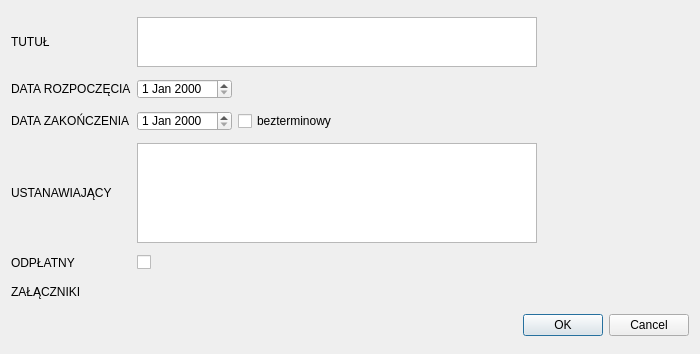
<?xml version="1.0" encoding="UTF-8"?>
<ui version="4.0">
 <class>Dialog</class>
 <widget class="QDialog" name="Dialog">
  <property name="geometry">
   <rect>
    <x>0</x>
    <y>0</y>
    <width>700</width>
    <height>354</height>
   </rect>
  </property>
  <property name="minimumSize">
   <size>
    <width>600</width>
    <height>320</height>
   </size>
  </property>
  <property name="maximumSize">
   <size>
    <width>700</width>
    <height>600</height>
   </size>
  </property>
  <property name="baseSize">
   <size>
    <width>618</width>
    <height>330</height>
   </size>
  </property>
  <property name="windowTitle">
   <string>Dialog</string>
  </property>
  <layout class="QGridLayout" name="gridLayout">
   <item row="0" column="0">
    <widget class="QLabel" name="label">
     <property name="minimumSize">
      <size>
       <width>120</width>
       <height>0</height>
      </size>
     </property>
     <property name="maximumSize">
      <size>
       <width>120</width>
       <height>16777215</height>
      </size>
     </property>
     <property name="font">
      <font>
       <pointsize>9</pointsize>
      </font>
     </property>
     <property name="text">
      <string>TUTUŁ</string>
     </property>
    </widget>
   </item>
   <item row="0" column="1" colspan="2">
    <widget class="QTextEdit" name="textEdit_2">
     <property name="maximumSize">
      <size>
       <width>400</width>
       <height>50</height>
      </size>
     </property>
    </widget>
   </item>
   <item row="1" column="0">
    <widget class="QLabel" name="label_2">
     <property name="minimumSize">
      <size>
       <width>120</width>
       <height>0</height>
      </size>
     </property>
     <property name="maximumSize">
      <size>
       <width>120</width>
       <height>16777215</height>
      </size>
     </property>
     <property name="font">
      <font>
       <pointsize>9</pointsize>
      </font>
     </property>
     <property name="text">
      <string>DATA ROZPOCZĘCIA</string>
     </property>
    </widget>
   </item>
   <item row="1" column="1">
    <widget class="QDateEdit" name="dateEdit">
     <property name="maximumSize">
      <size>
       <width>200</width>
       <height>20</height>
      </size>
     </property>
     <property name="font">
      <font>
       <pointsize>9</pointsize>
      </font>
     </property>
    </widget>
   </item>
   <item row="2" column="0">
    <widget class="QLabel" name="label_3">
     <property name="minimumSize">
      <size>
       <width>120</width>
       <height>0</height>
      </size>
     </property>
     <property name="maximumSize">
      <size>
       <width>120</width>
       <height>16777215</height>
      </size>
     </property>
     <property name="font">
      <font>
       <pointsize>9</pointsize>
      </font>
     </property>
     <property name="text">
      <string>DATA ZAKOŃCZENIA</string>
     </property>
    </widget>
   </item>
   <item row="2" column="1">
    <widget class="QDateEdit" name="dateEdit_2">
     <property name="maximumSize">
      <size>
       <width>200</width>
       <height>20</height>
      </size>
     </property>
     <property name="font">
      <font>
       <pointsize>9</pointsize>
      </font>
     </property>
    </widget>
   </item>
   <item row="2" column="2">
    <widget class="QCheckBox" name="checkBox_2">
     <property name="font">
      <font>
       <pointsize>9</pointsize>
      </font>
     </property>
     <property name="text">
      <string>bezterminowy</string>
     </property>
    </widget>
   </item>
   <item row="3" column="0">
    <widget class="QLabel" name="label_4">
     <property name="minimumSize">
      <size>
       <width>120</width>
       <height>0</height>
      </size>
     </property>
     <property name="maximumSize">
      <size>
       <width>120</width>
       <height>16777215</height>
      </size>
     </property>
     <property name="font">
      <font>
       <pointsize>9</pointsize>
      </font>
     </property>
     <property name="text">
      <string>USTANAWIAJĄCY</string>
     </property>
    </widget>
   </item>
   <item row="3" column="1" colspan="2">
    <widget class="QTextEdit" name="textEdit">
     <property name="minimumSize">
      <size>
       <width>400</width>
       <height>100</height>
      </size>
     </property>
     <property name="maximumSize">
      <size>
       <width>400</width>
       <height>100</height>
      </size>
     </property>
     <property name="font">
      <font>
       <pointsize>9</pointsize>
      </font>
     </property>
    </widget>
   </item>
   <item row="4" column="0">
    <widget class="QLabel" name="label_5">
     <property name="minimumSize">
      <size>
       <width>120</width>
       <height>0</height>
      </size>
     </property>
     <property name="maximumSize">
      <size>
       <width>120</width>
       <height>16777215</height>
      </size>
     </property>
     <property name="font">
      <font>
       <pointsize>9</pointsize>
      </font>
     </property>
     <property name="text">
      <string>ODPŁATNY</string>
     </property>
    </widget>
   </item>
   <item row="4" column="1">
    <widget class="QCheckBox" name="checkBox">
     <property name="font">
      <font>
       <pointsize>9</pointsize>
      </font>
     </property>
     <property name="text">
      <string/>
     </property>
    </widget>
   </item>
   <item row="5" column="0">
    <widget class="QLabel" name="label_6">
     <property name="minimumSize">
      <size>
       <width>120</width>
       <height>0</height>
      </size>
     </property>
     <property name="maximumSize">
      <size>
       <width>120</width>
       <height>16777215</height>
      </size>
     </property>
     <property name="font">
      <font>
       <pointsize>9</pointsize>
      </font>
     </property>
     <property name="text">
      <string>ZAŁĄCZNIKI</string>
     </property>
    </widget>
   </item>
   <item row="5" column="1" colspan="2">
    <widget class="QgsFileWidget" name="mQgsFileWidget">
     <property name="maximumSize">
      <size>
       <width>400</width>
       <height>20</height>
      </size>
     </property>
     <property name="font">
      <font>
       <pointsize>9</pointsize>
      </font>
     </property>
    </widget>
   </item>
   <item row="6" column="2">
    <widget class="QDialogButtonBox" name="buttonBox">
     <property name="font">
      <font>
       <pointsize>9</pointsize>
      </font>
     </property>
     <property name="orientation">
      <enum>Qt::Horizontal</enum>
     </property>
     <property name="standardButtons">
      <set>QDialogButtonBox::Cancel|QDialogButtonBox::Ok</set>
     </property>
    </widget>
   </item>
  </layout>
 </widget>
 <customwidgets>
  <customwidget>
   <class>QgsFileWidget</class>
   <extends>QWidget</extends>
   <header>qgsfilewidget.h</header>
  </customwidget>
 </customwidgets>
 <resources/>
 <connections>
  <connection>
   <sender>buttonBox</sender>
   <signal>accepted()</signal>
   <receiver>Dialog</receiver>
   <slot>accept()</slot>
   <hints>
    <hint type="sourcelabel">
     <x>248</x>
     <y>254</y>
    </hint>
    <hint type="destinationlabel">
     <x>157</x>
     <y>274</y>
    </hint>
   </hints>
  </connection>
  <connection>
   <sender>buttonBox</sender>
   <signal>rejected()</signal>
   <receiver>Dialog</receiver>
   <slot>reject()</slot>
   <hints>
    <hint type="sourcelabel">
     <x>316</x>
     <y>260</y>
    </hint>
    <hint type="destinationlabel">
     <x>286</x>
     <y>274</y>
    </hint>
   </hints>
  </connection>
 </connections>
</ui>
